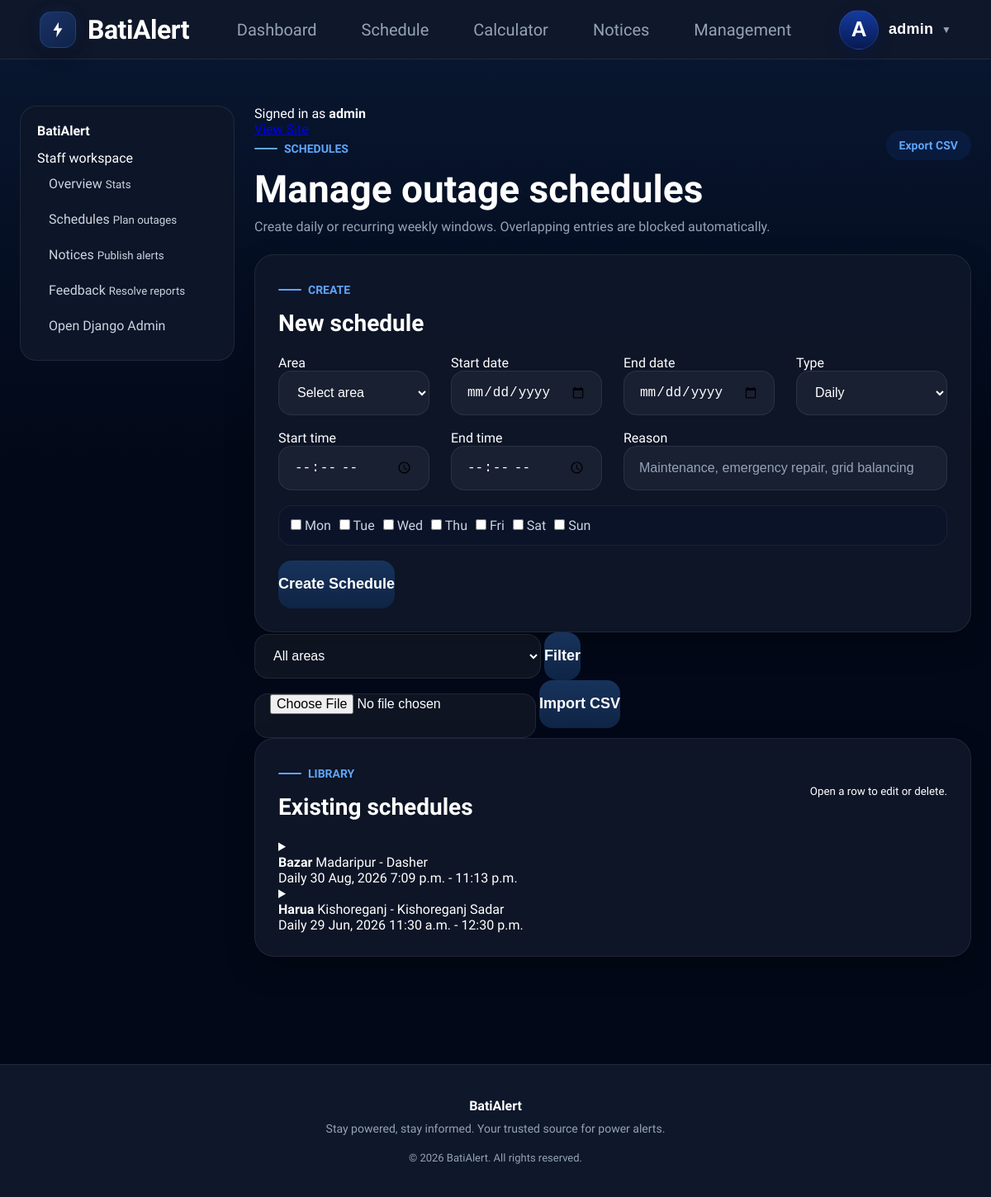
/management/schedules/ (signed in), run on an earlier commit of the app's database.
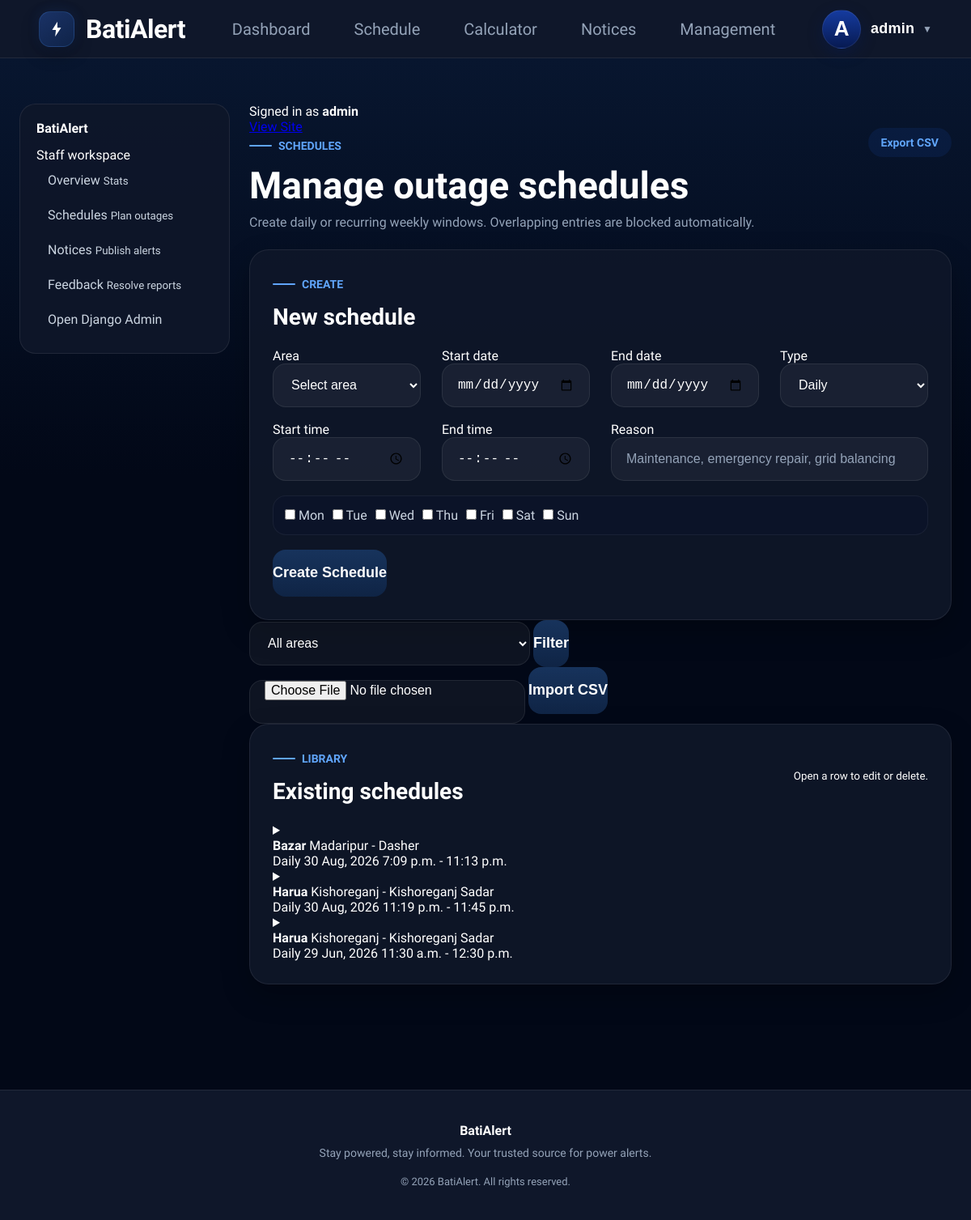
And on a later commit of the database.
### core/models.py (models this page shows, shortened)
class Schedule(models.Model):
    SCHEDULE_TYPES = [
        ('Daily', 'Daily'),
        ('Weekly', 'Weekly'),
    ]
    area = models.ForeignKey(
        Area,
        on_delete=models.CASCADE
    )
    start_time = models.TimeField()
    end_time = models.TimeField()
    schedule_type = models.CharField(
        max_length=50,
        choices=SCHEDULE_TYPES,
        default='Daily'
    )
    day_of_week = models.CharField(
        max_length=100,
        blank=True,
        null=True
    )
    start_date = models.DateField()
    end_date = models.DateField(
        blank=True,
        null=True
    )
    reason = models.CharField(
        max_length=200,
        blank=True,
        null=True
    )
    created_at = models.DateTimeField(
        default=timezone.now
    )
    updated_at = models.DateTimeField(
        default=timezone.now
    )

class Area(models.Model):
    district = models.CharField(max_length=100)
    upazila = models.CharField(max_length=100)
    area_name = models.CharField(max_length=100)

### core/views.py (the view)
@staff_member_required
def management_schedules(request):
    schedules = (
        Schedule.objects
        .select_related("area")
        .all()
        .order_by("-start_date", "start_time")
    )
    area_id = request.GET.get("area")
    if area_id:
        schedules = schedules.filter(area_id=area_id)
    context = {
        "schedules": schedules[:200],
        "areas": Area.objects.all().order_by(
            "district",
            "upazila",
            "area_name"
        ),
        "week_days": WEEK_DAYS,
        "selected_area": area_id,
    }
    return render(
        request,
        "management/schedules.html",
        context
    )

### users/context_processors.py (called while the page is built)
def appliance_context(request):
    return {
        "appliances":
        Appliance.objects.all()
    }

### templates/management/schedules.html (shortened to what this page needs)
{% extends 'management/base.html' %}
{% block management_content %}
<div class="page-heading-row">
    <div>
        <span class="home-kicker">Schedules</span>
        <h1>Manage outage schedules</h1>
        <p>Create daily or recurring weekly windows. Overlapping entries are blocked automatically.</p>
    </div>
    <div class="management-heading-actions">
        <a class="dashboard-link" href="{% url 'management_schedule_export' %}">Export CSV</a>
    </div>
</div>
<section class="dashboard-panel management-card">
    <div class="dashboard-panel-header">
        <div>
            <span class="home-kicker">Create</span>
            <h2>New schedule</h2>
        </div>
    </div>
    <form method="POST" action="{% url 'management_schedule_create' %}" class="management-form">
        <label>
            <span>Area</span>
            <select class="form-input" name="area" required>
                <option value="">Select area</option>
            </select>
        </label>
        <label>
            <span>Start date</span>
            <input class="form-input" type="date" name="start_date" required>
        </label>
        <label>
            <span>End date</span>
            <input class="form-input" type="date" name="end_date">
        </label>
        <label>
            <span>Type</span>
            <select class="form-input" name="schedule_type">
                <option>Daily</option>
            </select>
        </label>
        <label>
            <span>Start time</span>
            <input class="form-input" type="time" name="start_time" required>
        </label>
        <label>
            <span>End time</span>
            <input class="form-input" type="time" name="end_time" required>
        </label>
        <label class="wide-field">
            <span>Reason</span>
            <input class="form-input" type="text" name="reason" placeholder="Maintenance, emergency repair, grid balancing">
        </label>
        <div class="day-checks">
            {% for day in week_days %}
            <label><input type="checkbox" name="day_of_week" value="{{ day }}"> {{ day|slice:":3" }}</label>
            {% endfor %}
        </div>
        <button class="schedule-btn" type="submit">Create Schedule</button>
    </form>
</section>
<section class="management-tool-row">
    <form method="GET" class="management-filter-card">
        <select class="form-input" name="area">
            <option value="">All areas</option>
        </select>
        <button class="schedule-btn" type="submit">Filter</button>
    </form>
    <form method="POST" enctype="multipart/form-data" action="{% url 'management_schedule_import' %}" class="management-filter-card">
        <input class="form-input" type="file" name="csv_file" accept=".csv" required>
        <button class="schedule-btn" type="submit">Import CSV</button>
    </form>
</section>
<section class="dashboard-panel management-card">
    <div class="dashboard-panel-header">
        <div>
            <span class="home-kicker">Library</span>
            <h2>Existing schedules</h2>
        </div>
        <small>Open a row to edit or delete.</small>
    </div>
    <div class="management-table">
        {% for schedule in schedules %}
        <details class="management-record">
            <summary>
                <div>
                    <strong>{{ schedule.area.area_name }}</strong>
                    <span>{{ schedule.area.district }} - {{ schedule.area.upazila }}</span>
                </div>
                <span class="management-pill">{{ schedule.schedule_type }}{% if schedule.day_of_week %} | {{ schedule.day_of_week }}{% endif %}</span>
                <span>{{ schedule.start_date|date:"d M, Y" }}</span>
                <span>{{ schedule.start_time }} - {{ schedule.end_time }}</span>
            </summary>
        </details>
        {% empty %}
        <div class="dashboard-empty compact"><p>No schedules found.</p></div>
        {% endfor %}
    </div>
</section>
{% endblock %}

What changed in the data, as far as the page shows it:
added Schedule: area.area_name "Harua", area.district "Kishoreganj", area.upazila "Kishoreganj Sadar", schedule_type "Daily", start_date "30 Aug, 2026", start_time "11:19 p.m.", end_time "11:45 p.m."
